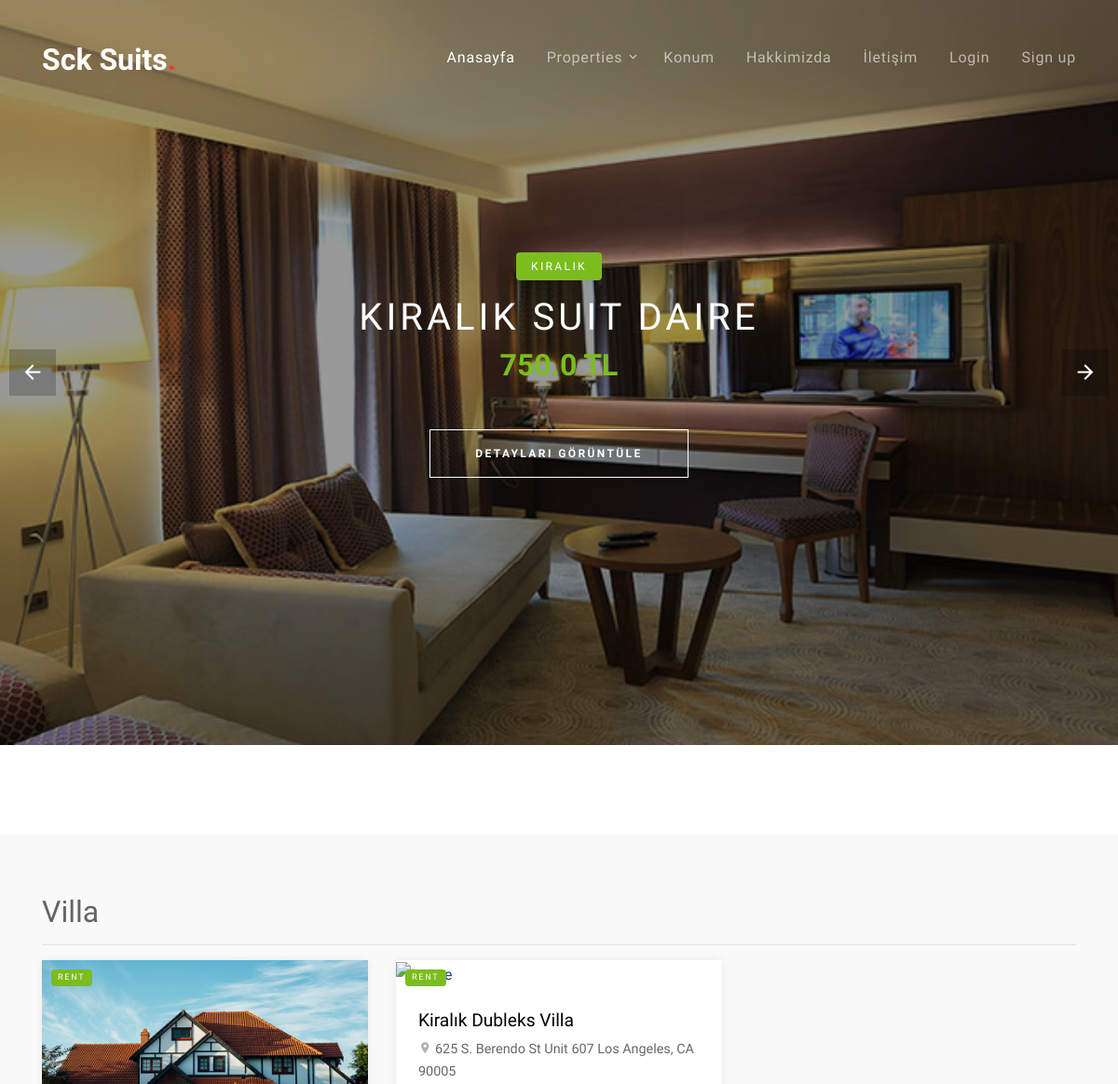
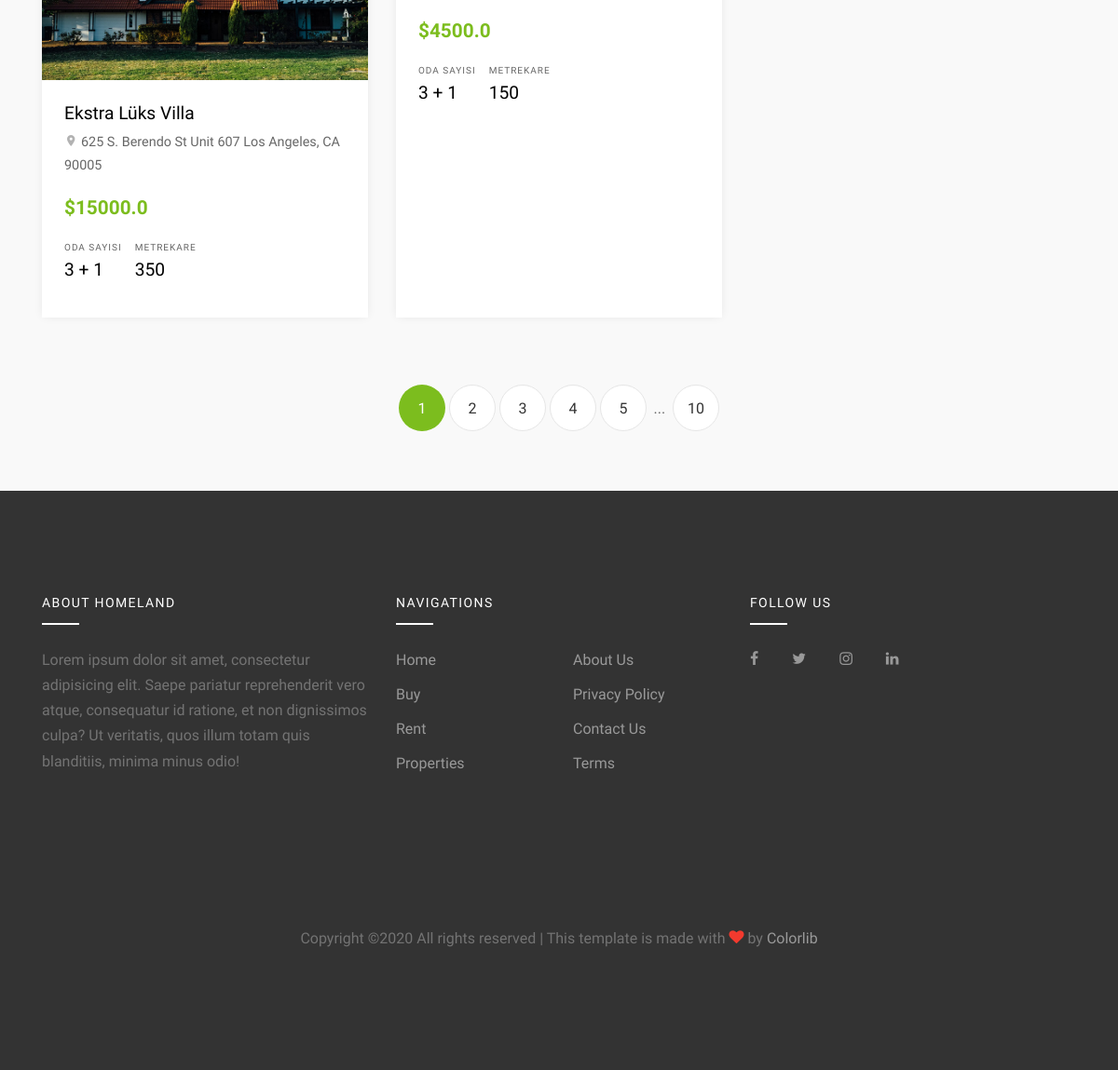
Screenshot of /category/9/Kiralik-Villa/ with the database file from the repository (2 pictures, top to bottom).
### product/models.py (models this page shows, shortened)
class Product(models.Model):
        STATUS = (
            ('True', 'Evet'),
            ('False', 'Hayır'),
        )
        category = models.ForeignKey(Category, on_delete=models.CASCADE)
        title = models.CharField(max_length=150)
        keywords = models.CharField(max_length=255)
        description = models.CharField(max_length=255)
        image = models.ImageField(blank=True, upload_to='images/')
        price = models.FloatField()
        amount = models.IntegerField()
        detail = RichTextUploadingField()
        slug = models.SlugField(null=False, unique=True)
        status = models.CharField(max_length=10, choices=STATUS)
        create_at = models.DateTimeField(auto_now_add=True)
        update_at = models.DateTimeField(auto_now=True)
        def image_tag(self):
            return mark_safe('<img src="{}" height="50"/>'.format(self.image.url))
        image_tag.short_description = 'Image'

class Category(MPTTModel):
    STATUS = (
        ('True', 'Evet'),
        ('False', 'Hayır'),
    )
    title = models.CharField(max_length=100)
    keywords = models.CharField(max_length=255)
    description = models.CharField(max_length=255)
    image = models.ImageField(blank=True, upload_to='images/')
    status = models.CharField(max_length=10, choices=STATUS)
    slug = models.SlugField(null=False, unique=True)
    parent = TreeForeignKey('self', blank=True, null=True, related_name='children', on_delete=models.CASCADE)
    create_at = models.DateTimeField(auto_now_add=True)
    update_at = models.DateTimeField(auto_now=True)
    class MPTTMeta:
        order_insertion_by = ['title']

### home/views.py (the view)
# urls.py: path('category/<int:id>/<slug:slug>/', views.category_products, name='category_products'),
def category_products(request,id,slug):
    sliderdata = Product.objects.all()[:4]
    category = Category.objects.all()
    categorydata = Category.objects.get(pk=id)
    products = Product.objects.filter(category_id=id)
    context = {'products': products,
               'category': category,
               'sliderdata': sliderdata,
               'categorydata': categorydata}
    return render(request,'products.html',context)

### home/templates/products.html (shortened to what this page needs)
{% extends "homebase.html" %}
{% load static %}
{% block slider %}
    {% include "slider.html" %}
{% endblock %}
{% block content %}
    <div class="site-section site-section-sm pb-0">
      <div class="container">
        <div class="row">
        <div class="row">
          <div class="col-md-12" >
            <div class="view-options bg-white py-3 px-3 d-md-flex align-items-center">
                    {% load mptt_tags %}
              </div>
            </div>
          </div>
        </div>
      </div>
    <div class="site-section site-section-sm bg-light">
      <div class="container">
      <h2>{{ categorydata.title }}</h2>
      <hr>
        <div class="row mb-5">
            {% for rs in products %}
          <div class="col-md-6 col-lg-4 mb-4">
            <div class="property-entry h-100">
              <a href="/product/{{ rs.id }}/{{ rs.slug }}" class="property-thumbnail">
                <div class="offer-type-wrap">
                  <span class="offer-type bg-success">Rent</span>
                </div>
                <img src="{{ rs.image.url }}" alt="Image" class="img-fluid">
              </a>
              <div class="p-4 property-body">
                <h2 class="property-title"><a href="/product/{{ rs.id }}/{{ rs.slug }}">{{ rs.title }}</a></h2>
                <span class="property-location d-block mb-3"><span class="property-icon icon-room"></span> 625 S. Berendo St Unit 607 Los Angeles, CA 90005</span>
                <strong class="property-price text-primary mb-3 d-block text-success">${{ rs.price }}</strong>
                <ul class="property-specs-wrap mb-3 mb-lg-0">
                  <li>
                    <span class="property-specs">Oda Sayısı</span>
                    <span class="property-specs-number">3 + 1</span>
                  </li>
                  <li>
                    <span class="property-specs">Metrekare</span>
                    <span class="property-specs-number">{{ rs.amount }}</span>
                  </li>
                </ul>
              </div>
            </div>
          </div>
            {% endfor %}
        </div>
        <div class="row">
          <div class="col-md-12 text-center">
            <div class="site-pagination">
              <a href="#" class="active">1</a>
              <a href="#">2</a>
              <a href="#">3</a>
              <a href="#">4</a>
              <a href="#">5</a>
              <span>...</span>
              <a href="#">10</a>
            </div>
          </div>
        </div>
      </div>
    </div>
{% endblock %}

### home/templates/slider.html
{% load static %}
<div class="slide-one-item home-slider owl-carousel">
    {% for rs in sliderdata %}
      <div class="site-blocks-cover overlay" style="background-image: url({{ rs.image.url }});" data-aos="fade" data-stellar-background-ratio="0.5">
        <div class="container">
          <div class="row align-items-center justify-content-center text-center">
            <div class="col-md-10">
              <span class="d-inline-block bg-success text-white px-3 mb-3 property-offer-type rounded">Kiralık</span>
              <h1 class="mb-2">{{ rs.title }}</h1>
              <p class="mb-5"><strong class="h2 text-success font-weight-bold">{{ rs.price }} TL</strong></p>
              <p><a href="/product/{{ rs.id }}/{{ rs.slug }}" class="btn btn-white btn-outline-white py-3 px-5 rounded-0 btn-2">Detayları Görüntüle</a></p>
            </div>
          </div>
        </div>
      </div>
    {% endfor %}
</div>

### home/static/css/style.css (style rules this page uses)
body { line-height: 1.7; color: rgba(0, 0, 0, 0.6); font-weight: 400; font-size: 1rem; font-family: "Roboto Mono", SFMono-Regular, Menlo, Monaco, Consolas, "Liberation Mono", "Courier New", monospace; font-family: "Nunito Sans", -apple-system, BlinkMacSystemFont, "Segoe UI", Roboto, "Helvetica Neue", Arial, sans-serif, "Apple Color Emoji", "Segoe UI Emoji", "Segoe UI Symbol", "Noto Color Emoji"; }
a { -webkit-transition: .3s all ease; -o-transition: .3s all ease; transition: .3s all ease; }
.bg-light { background: #f9f9f9 !important; }
.btn { position: relative; top: 0; }
.btn.btn-2 { letter-spacing: .2em; text-transform: uppercase; font-size: 12px; font-weight: 700; }
.btn.btn-white.btn-outline-white { border-color: #fff; background: transparent; color: #fff; }
.site-section { padding: 3em 0; }
@media (min-width: 768px) { .site-section { padding: 7em 0; } }
.site-section.site-section-sm { padding: 4em 0; }
.site-blocks-cover { background-size: cover; background-repeat: no-repeat; background-position: top; }
.site-blocks-cover.overlay { position: relative; }
.site-blocks-cover.overlay:before { position: absolute; content: ""; left: 0; bottom: 0; right: 0; top: 0; background: rgba(0, 0, 0, 0.4); }
.site-blocks-cover, .site-blocks-cover .row { min-height: 600px; height: calc(100vh); }
.site-blocks-cover h1 { font-weight: 900; color: #fff; font-weight: normal; letter-spacing: .1em; text-transform: uppercase; }
.site-blocks-cover p { color: #fff; font-size: 1.5rem; line-height: 1.5; }
.site-blocks-cover .property-offer-type { letter-spacing: .2em; font-size: 12px; text-transform: uppercase; padding-top: 5px; padding-bottom: 5px; }
.property-entry { -webkit-box-shadow: 0 0 10px -2px rgba(0, 0, 0, 0.1); box-shadow: 0 0 10px -2px rgba(0, 0, 0, 0.1); background: #fff; }
.property-entry .property-body { position: relative; }
.property-entry .offer-type-wrap { position: absolute; top: 10px; left: 10px; z-index: 8; }
.property-entry .property-thumbnail { overflow: hidden; position: relative; display: block; }
.property-entry .property-thumbnail .offer-type { display: block; margin-bottom: 5px; padding: 1px 7px; color: #fff; text-transform: uppercase; letter-spacing: .2em; font-size: 9px; border-radius: 4px; }
.property-entry .property-thumbnail img { -webkit-transition: .3s all ease; -o-transition: .3s all ease; transition: .3s all ease; -webkit-transform: scale(1); -ms-transform: scale(1); transform: scale(1); }
.property-entry .property-title { font-size: 1.2rem; }
.property-entry .property-title a { color: #000; }
.property-entry .property-location { font-size: .9rem; }
.property-entry .property-location .property-icon { color: rgba(0, 0, 0, 0.3); }
.property-entry .property-specs-number { font-size: 1.2rem; color: #000; }
.property-entry .property-specs-wrap { list-style: none; padding: 0; margin: 0; }
.property-entry .property-specs-wrap li { display: inline-block; margin-right: 10px; margin-bottom: 10px; }
.property-entry .property-specs { display: block; text-transform: uppercase; font-size: 10px; letter-spacing: .1em; }
.property-entry .property-price { font-size: 1.3rem; }
.property-specs-wrap { list-style: none; padding: 0; margin: 0; }
.property-specs-wrap li { display: inline-block; margin-right: 10px; margin-bottom: 10px; }
.property-specs { display: block; text-transform: uppercase; font-size: 10px; letter-spacing: .1em; }
.property-price { font-size: 1.3rem; }
.block-13, .slide-one-item { position: relative; z-index: 1; }
.site-pagination a { display: inline-block; width: 50px; border-radius: 50%; height: 50px; line-height: 50px; background: #fff; color: #333333; border: 1px solid #e6e6e6; }
.site-pagination a.active { border: 1px solid transparent; background: #7cbd1e; color: #fff; }
.site-pagination span { display: inline-block; width: 20px; }
.property-body { padding: 40px; }

### rows the page displays
Product: image (picture), title "KIRALIK SUIT DAIRE", price "750.0"
Category: title "Villa"
Product: image (picture), title "Ekstra Lüks Villa", price "15000.0", amount "350"
Product: title "Kiralık Dubleks Villa", price "4500.0", amount "150"
